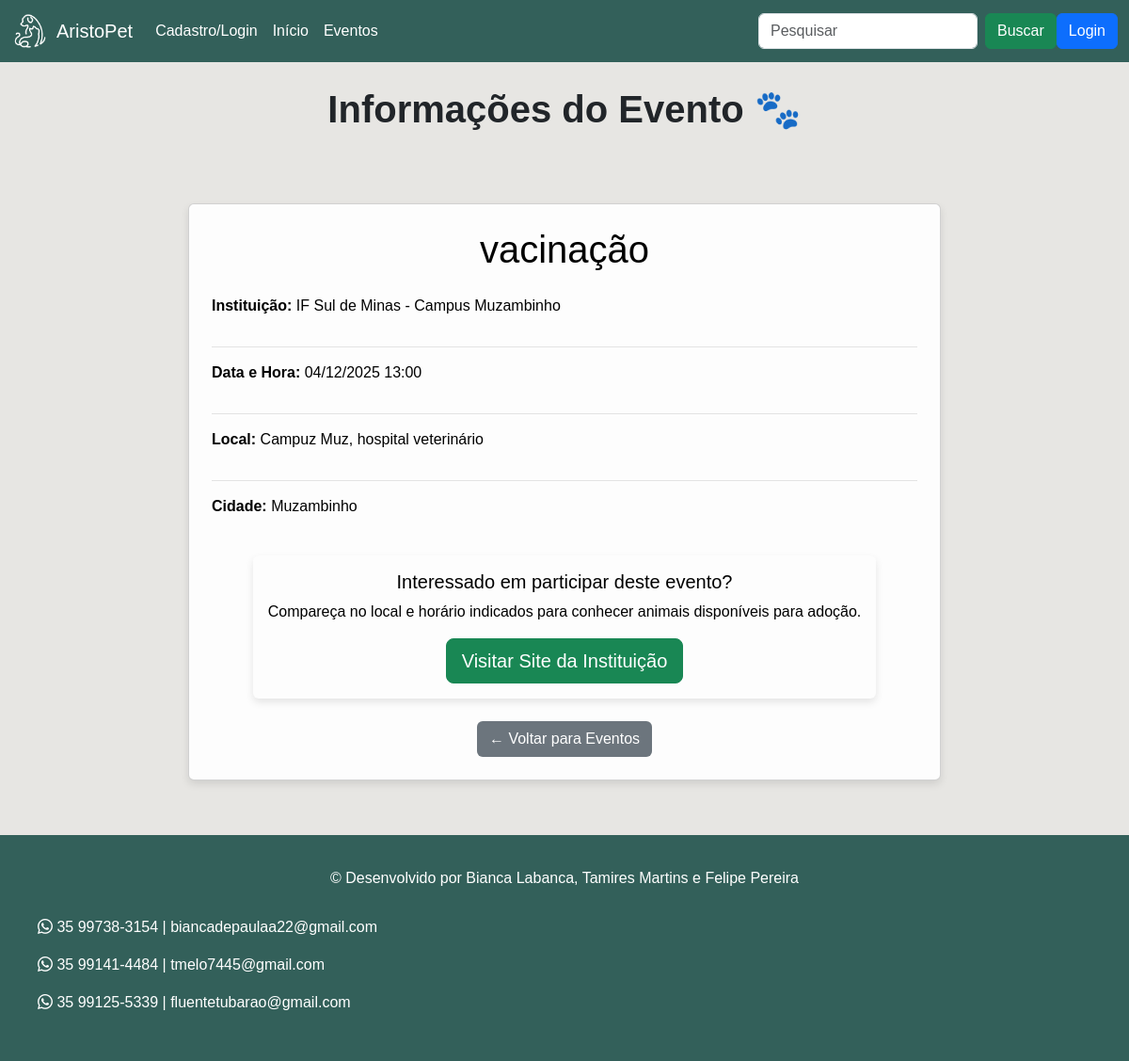
The app's page /evento/1/ with its own data.
### app/models.py (models this page shows, shortened)
class Evento(models.Model):
    nome = models.CharField(max_length=100, verbose_name="Nome do Evento")
    instituicao = models.CharField(max_length=200, verbose_name="Instituição")
    data_hora = models.DateTimeField(verbose_name="Data e Hora do Evento")
    local = models.CharField(max_length=200, verbose_name="Local do Evento")
    cidade = models.CharField(max_length=100, verbose_name="Cidade")
    site_instituicao = models.URLField(max_length=500, blank=True, null=True, verbose_name="Link do site")
    class Meta:
        verbose_name = "Evento"
        verbose_name_plural = "Eventos"

### app/views.py (the view)
# urls.py: path('evento/<int:evento_id>/', detalhe_evento_view, name='detalhe_evento'),
def detalhe_evento_view(request, evento_id):
    try:
        evento = Evento.objects.get(id=evento_id)
    except Evento.DoesNotExist:
        messages.error(request, 'Evento não encontrado!')
        return redirect('evento')
    context = {
        'evento': evento
    }
    return render(request, 'detalhe_evento.html', context)

### app/templates/detalhe_evento.html (shortened to what this page needs)
{% load static %}
<!DOCTYPE html>
<html lang="pt-BR">
<head>
    <link href="https://cdn.jsdelivr.net/npm/bootstrap@5.3.7/dist/css/bootstrap.min.css" rel="stylesheet">
</head>
<body>
    {% include 'partials/header.html' %}
    <div class="container text-center mt-3">
        <h1><b>Informações do Evento 🐾</b></h1>
    </div>
    <div class="container mb-5 mt-5 text-center">
        <div class="card p-4">
            <h1 class="mb-4">{{ evento.nome }}</h1>
            <div class="text-start">
                <div class="info-item">
                    <p><b>Instituição:</b> {{ evento.instituicao }}</p>
                </div>
                <div class="info-item">
                    <p><b>Data e Hora:</b> {{ evento.data_hora|date:"d/m/Y H:i" }}</p>
                </div>
                <div class="info-item">
                    <p><b>Local:</b> {{ evento.local }}</p>
                </div>
                <div class="info-item">
                    <p><b>Cidade:</b> {{ evento.cidade }}</p>
                </div>
            </div>
            <div class="card mt-4" style="border: none;">
                <div class="card-body text-center">
                    <h5 class="card-title">Interessado em participar deste evento?</h5>
                    <p class="card-text">Compareça no local e horário indicados para conhecer animais disponíveis para adoção.</p>
                    {% if evento.site_instituicao %}
                    <a href="{{ evento.site_instituicao }}" target="_blank" class="btn btn-success btn-lg ">
                        Visitar Site da Instituição
                    </a>
                    {% endif %}
                </div>
            </div>
            <div class="mt-4">
                <a href="{% url 'evento' %}" class="btn btn-voltar">← Voltar para Eventos</a>
            </div>
        </div>
    </div>
    {% include 'partials/footer.html' %}
</body>
</html>

### app/templates/partials/footer.html (style rules this page uses)
html, body { height: 100%; margin: 0; display: flex; flex-direction: column; }
.container { padding: 10px; }

### records on screen
Evento: nome "vacinação", instituicao "IF Sul de Minas - Campus Muzambinho", data_hora "04/12/2025 13:00", local "Campuz Muz, hospital veterinário", cidade "Muzambinho"
